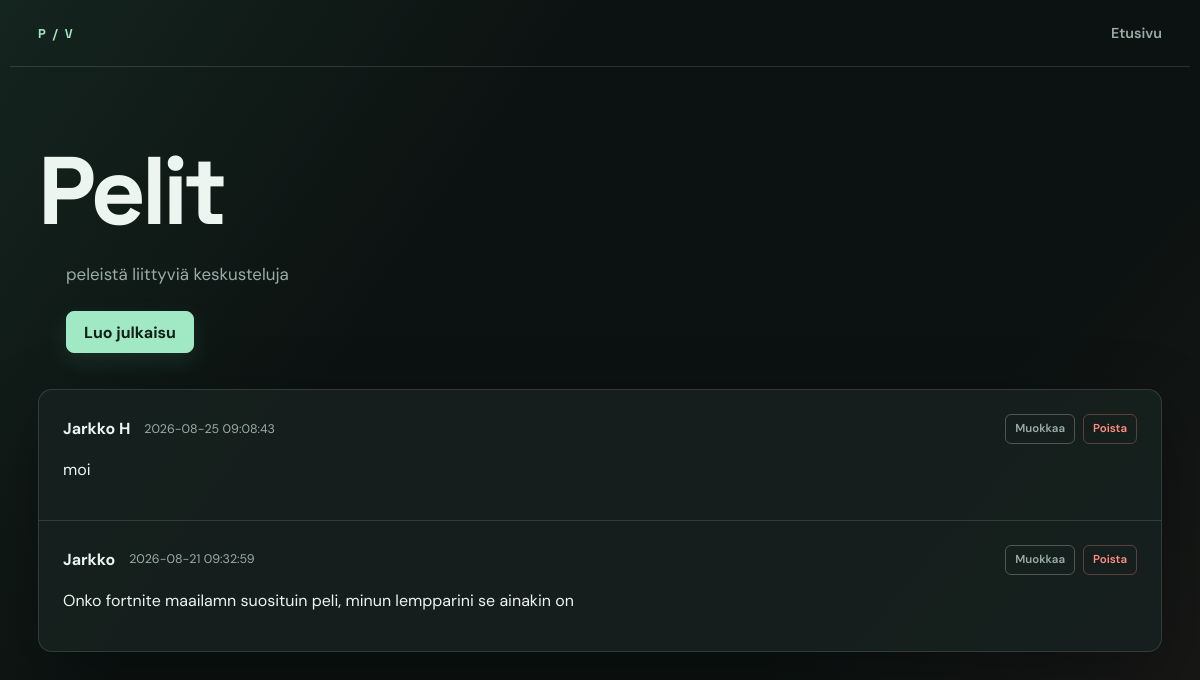
The page /group.php?id=1 (signed in) on the database its author committed.
### tables this page shows
CREATE TABLE IF NOT EXISTS `groups` (
  `id` int NOT NULL AUTO_INCREMENT,
  `user_id` int NOT NULL,
  `name` varchar(100) NOT NULL,
  `description` text NOT NULL,
  PRIMARY KEY (`id`),
  KEY `FK_User_id` (`user_id`)
);

CREATE TABLE IF NOT EXISTS `posts` (
  `id` int NOT NULL AUTO_INCREMENT,
  `group_id` int NOT NULL,
  `user_id` int NOT NULL,
  `author` varchar(50) NOT NULL,
  `content` text NOT NULL,
  `created_at` timestamp NOT NULL DEFAULT CURRENT_TIMESTAMP,
  PRIMARY KEY (`id`),
  KEY `POST_FK_user_id` (`user_id`),
  KEY `POST_FK_group_id` (`group_id`)
);

### group.php (the view, shortened to what this page needs)
<?php
require __DIR__ . "/include/session.php";
$group_id = filter_input(INPUT_GET, 'id', FILTER_VALIDATE_INT);
$group_stmt = mysqli_prepare(
    $conn,
    'SELECT name, description FROM `groups` WHERE id = ?'
);
mysqli_stmt_bind_param($group_stmt, 'i', $group_id);
mysqli_stmt_execute($group_stmt);
$group_result = mysqli_stmt_get_result($group_stmt);
$group = mysqli_fetch_assoc($group_result);
$stmt = mysqli_prepare(
    $conn,
    "SELECT id, group_id, author, content, created_at
     FROM `posts`
     WHERE group_id = ?
     ORDER BY id DESC"
);
mysqli_stmt_bind_param($stmt, "i", $group_id);
mysqli_stmt_execute($stmt);
$result = mysqli_stmt_get_result($stmt);
?>
<!DOCTYPE html>
<html lang="fi">
<head>
    <link rel="stylesheet" href="style.css">
</head>
<body>
    <?php include 'include/nav.php'; ?>
    <header>
        <h1><?php echo htmlspecialchars($group['name'], ENT_QUOTES, 'UTF-8'); ?></h1>
    </header>
    <main class="group-main">
        <p><?php echo htmlspecialchars($group['description'], ENT_QUOTES, 'UTF-8'); ?></p>
        <a class="button action-button" href="add_post.php?group_id=<?php echo (int) $group_id; ?>">Luo julkaisu</a>
    </main>
    <div class="postaukset">
        <?php while ($row = mysqli_fetch_assoc($result)) { ?>
            <article class="post">
                <div class="author-row">
                    <p class="author">
                        <?php echo htmlspecialchars($row['author'], ENT_QUOTES, 'UTF-8'); ?>
                    </p>
                    <p class="created_at">
                        <?php echo htmlspecialchars($row['created_at'], ENT_QUOTES, 'UTF-8'); ?>
                    </p>
                    <div class="post-actions">
                        <div class="muokkaa">
                            <a href="edit_post.php?id=<?php echo (int) $row['id']; ?>">
                                Muokkaa
                            </a>
                        </div>
                        <div class="poista">
                            <a href="delete_post.php?id=<?php echo (int) $row['id']; ?>">
                                Poista
                            </a>
                        </div>
                    </div>
                </div>
                <p class="content">
                    <?php echo htmlspecialchars($row['content'], ENT_QUOTES, 'UTF-8'); ?>
                </p>
            </article>
        <?php } ?>
    </div>
</body>
</html>

### style.css (style rules this page uses)
:root { --ink: #edf5f1; --muted: #9aada5; --bg: #0c1211; --panel: #17211e; --panel-light: #202c28; --line: rgba(220, 241, 231, .14); --line-bright: rgba(220, 241, 231, .27); --mint: #a1e8c5; --mint-hot: #68d9a2; --coral: #ff8e82; --gold: #ffc27d; --shadow: 0 22px 70px rgba(0, 0, 0, .32); }
* { box-sizing: border-box; }
html { min-height: 100%; background: var(--bg); }
body { min-height: 100vh; margin: 0; color: var(--ink); background: linear-gradient(125deg, rgba(104, 217, 162, .09), transparent 34%), linear-gradient(310deg, rgba(255, 142, 130, .06), transparent 30%), var(--bg); font: 400 16px/1.55 'DM Sans', 'Segoe UI', sans-serif; }
body::before { position: fixed; inset: 0; z-index: -1; pointer-events: none; content: ''; opacity: .25; background-image: linear-gradient(var(--line) 1px, transparent 1px), linear-gradient(90deg, var(--line) 1px, transparent 1px); background-size: 44px 44px; mask-image: linear-gradient(to bottom, black, transparent 72%); }
.action-button { display: inline-flex; align-items: center; justify-content: center; min-height: 42px; padding: 10px 17px; color: #102019; background: var(--mint); border: 1px solid var(--mint); border-radius: 8px; box-shadow: 0 8px 22px rgba(104, 217, 162, .12); font-weight: 700; line-height: 1.2; text-decoration: none; transition: background .18s ease, border-color .18s ease, box-shadow .18s ease, transform .18s ease; }
header { max-width: 1180px; margin: auto; padding: 74px 28px 18px; }
h1, h2 { margin: 0; font-family: 'Space Grotesk', sans-serif; line-height: 1.06; }
h1 { max-width: 820px; font-size: clamp(2.8rem, 8vw, 6.2rem); letter-spacing: -.045em; }
main { max-width: 1180px; margin: auto; padding: 0 28px 36px; }
main>p { max-width: 670px; margin: 0; color: var(--muted); font-size: 1.06rem; }
.group-main { width: min(1124px, calc(100% - 56px)); max-width: none; }
.group-main > p { max-width: none; }
.action-button { margin-top: 24px; }
.home-panel, .postaukset, .add-post { overflow: hidden; background: rgba(23, 33, 30, .9); border: 1px solid var(--line); border-radius: 14px; box-shadow: var(--shadow); }
.group, .latest-post, .post { padding: 24px; border-bottom: 1px solid var(--line); transition: background .18s ease; }
.group:last-child, .latest-post:last-child, .post:last-child { border-bottom: 0; }
.group-header, .author-row { display: flex; align-items: center; gap: 14px; }
.post-actions { display: flex; flex-wrap: wrap; justify-content: flex-end; gap: 8px; margin-left: auto; }
.muokkaa a, .poista a { display: inline-block; padding: 5px 9px; border: 1px solid var(--line-bright); border-radius: 6px; font-size: .72rem; font-weight: 600; text-decoration: none; transition: color .18s ease, background .18s ease, border-color .18s ease; }
.muokkaa a { color: var(--muted); }
.poista a { color: var(--coral); border-color: rgba(255, 142, 130, .3); }
.latest-post p, .content { margin: 12px 0; overflow-wrap: anywhere; }
.latest-post-meta, .created_at { color: var(--muted); font-size: .78rem; }
.postaukset { width: min(1124px, calc(100% - 56px)); margin: 0 auto 64px; }
.post .author { margin: 0; color: var(--ink); font-weight: 700; }
.created_at { margin: 0; }
.content { line-height: 1.75; }

### rows shown on the page
groups: name "Pelit", description "peleistä liittyviä keskusteluja"
posts: author "Jarkko H", created_at "2026-08-25 09:08:43", content "moi"
posts: author "Jarkko", created_at "2026-08-21 09:32:59", content "Onko fortnite maailamn suosituin peli, minun lempparini se ainakin on"
